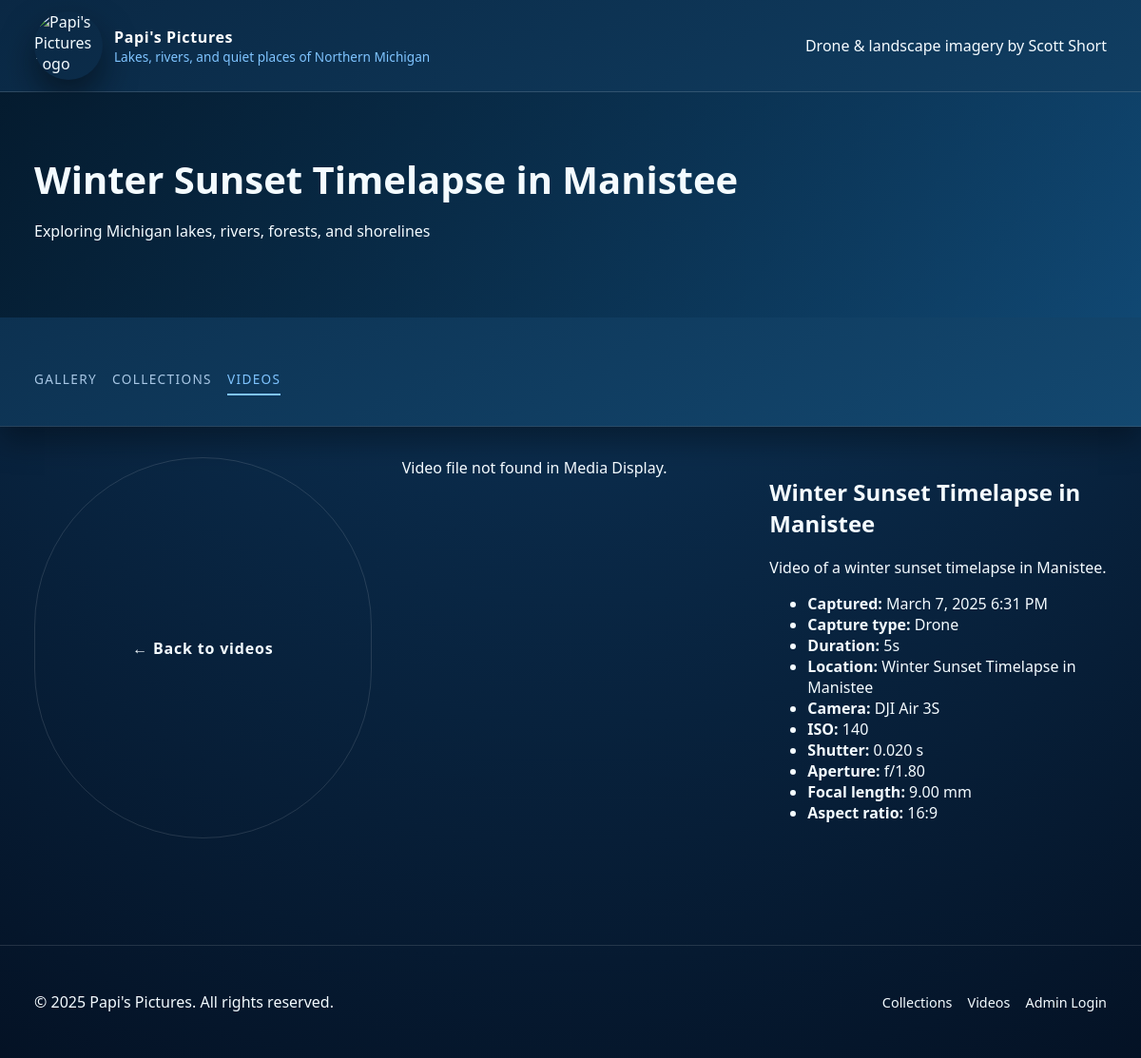
The page /AMPPS/www/final_project/video.php?id=47 on the database as committed earlier.
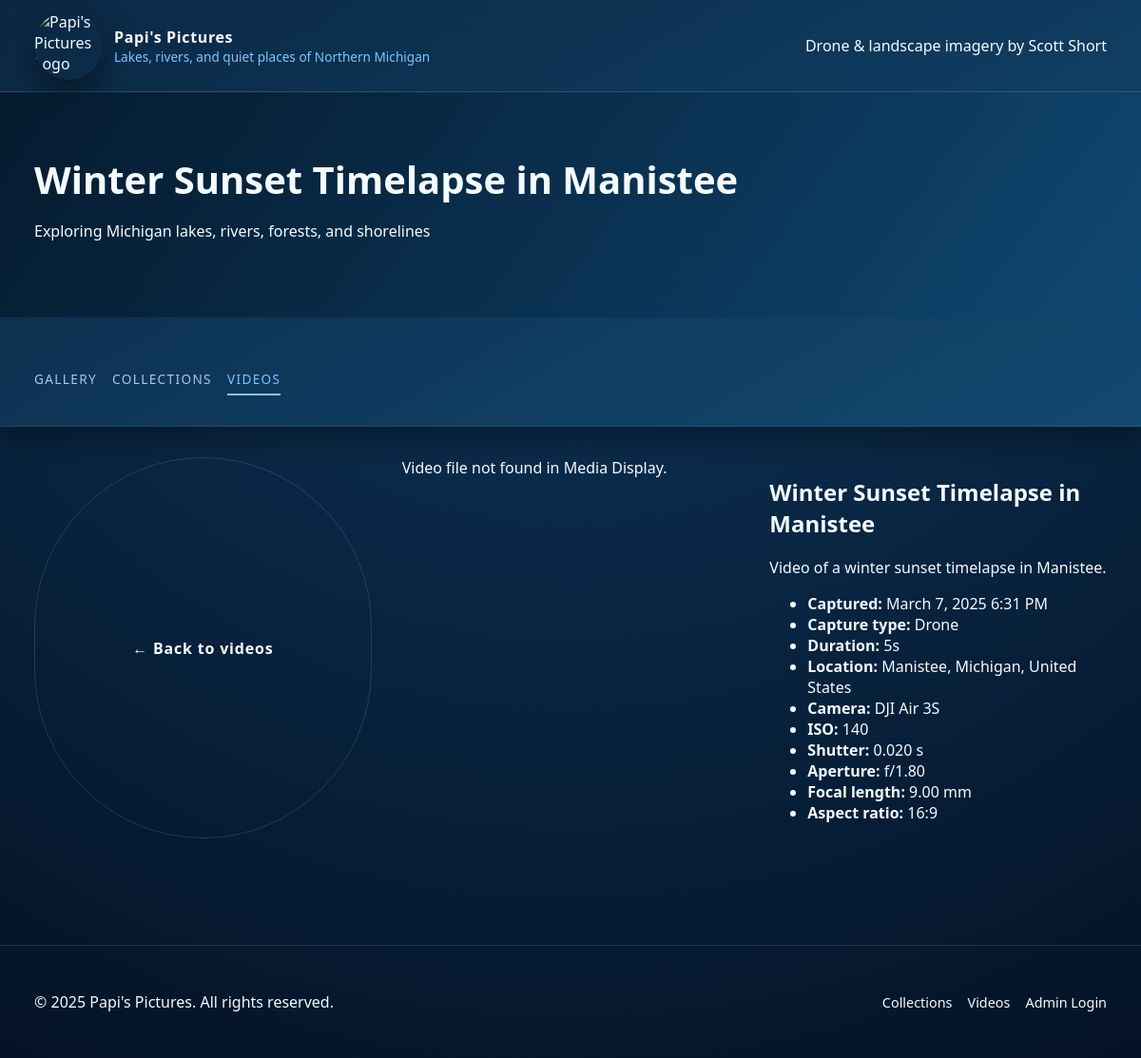
The same page on the database as committed later.
### tables this page shows
CREATE TABLE `videos` (
  `video_id` int NOT NULL,
  `file_path_full_resolution_logoless` varchar(500) NOT NULL,
  `capture_date_time` datetime NOT NULL,
  `duration_seconds` decimal(10,3) NOT NULL,
  `location_text` varchar(255) NOT NULL,
  `latitude` decimal(9,6) DEFAULT NULL,
  `longitude` decimal(9,6) DEFAULT NULL,
  `camera_make_model` varchar(100) DEFAULT NULL,
  `lens` varchar(100) DEFAULT NULL,
  `filters` varchar(100) DEFAULT NULL,
  `iso` int DEFAULT NULL,
  `shutter_speed` decimal(6,3) DEFAULT NULL,
  `aperture` decimal(4,2) DEFAULT NULL,
  `focal_length` decimal(6,2) DEFAULT NULL,
  `aspect_ratio` varchar(20) NOT NULL
);

CREATE TABLE `media` (
  `media_id` int NOT NULL,
  `media_type` varchar(50) NOT NULL,
  `title` varchar(255) NOT NULL,
  `description` text,
  `file_path_display` varchar(500) NOT NULL,
  `is_drone` tinyint(1) NOT NULL DEFAULT '0',
  `upload_date_time` datetime DEFAULT CURRENT_TIMESTAMP
);

### AMPPS/www/final_project/video.php (the view, shortened to what the changed rows need)
<?php
require_once __DIR__ . '/includes/bootstrap.php';
if (!function_exists('video_format_duration_simple')) {
    function video_format_duration_simple(?float $seconds): string
    {
        $seconds = (int)round($seconds);
        $m = intdiv($seconds, 60);
        return $seconds . 's';
    }
}
$videoId = isset($_GET['id']) ? (int)$_GET['id'] : 0;
$sql = "
    SELECT
        m.media_id,
        m.title,
        m.description,
        m.is_drone,
        m.file_path_display,
        m.upload_date_time,
        v.location_text,
        v.capture_date_time,
        v.duration_seconds,
        v.file_path_full_resolution_logoless,
        v.camera_make_model,
        v.lens,
        v.filters,
        v.iso,
        v.shutter_speed,
        v.aperture,
        v.focal_length,
        v.aspect_ratio
    FROM media m
    JOIN videos v ON v.video_id = m.media_id
    WHERE m.media_id = :id
";
$stmt = $pdo->prepare($sql);
$stmt->execute([':id' => $videoId]);
$video = $stmt->fetch(PDO::FETCH_ASSOC);
include __DIR__ . '/header.php';
?>
<section class="video-detail">
    <?php
        $displayDateRaw = $video['capture_date_time'] ?: $video['upload_date_time'];
        $displayDate    = '';
        if (!empty($displayDateRaw)) {
            try {
                $dt = new DateTime($displayDateRaw);
                $displayDate = $dt->format('F j, Y g:i A');
            } catch (Exception $e) {
                $displayDate = $displayDateRaw;
            }
        }
        $durationLabel = video_format_duration_simple(
            isset($video['duration_seconds']) ? (float)$video['duration_seconds'] : null
        );
    ?>
    <div class="video-info">
        <h2><?= htmlspecialchars($video['title']); ?></h2>
        <?php if (!empty($video['description'])): ?>
            <p><?= nl2br(htmlspecialchars($video['description'])); ?></p>
        <?php endif; ?>
        <ul class="video-meta-list">
            <?php if ($displayDate !== ''): ?>
                <li><strong>Captured:</strong> <?= htmlspecialchars($displayDate); ?></li>
            <?php endif; ?>
            <li>
                <strong>Capture type:</strong>
                <?= $video['is_drone'] ? 'Drone' : 'Traditional camera'; ?>
            </li>
            <?php if ($durationLabel !== ''): ?>
                <li><strong>Duration:</strong> <?= htmlspecialchars($durationLabel); ?></li>
            <?php endif; ?>
            <?php if (!empty($video['location_text'])): ?>
                <li><strong>Location:</strong> <?= htmlspecialchars($video['location_text']); ?></li>
            <?php endif; ?>
            <?php if (!empty($video['camera_make_model'])): ?>
                <li><strong>Camera:</strong> <?= htmlspecialchars($video['camera_make_model']); ?></li>
            <?php endif; ?>
            <?php if (!empty($video['iso'])): ?>
                <li><strong>ISO:</strong> <?= htmlspecialchars($video['iso']); ?></li>
            <?php endif; ?>
            <?php if (!empty($video['shutter_speed'])): ?>
                <li><strong>Shutter:</strong> <?= htmlspecialchars($video['shutter_speed']); ?> s</li>
            <?php endif; ?>
            <?php if (!empty($video['aperture'])): ?>
                <li><strong>Aperture:</strong> f/<?= htmlspecialchars($video['aperture']); ?></li>
            <?php endif; ?>
            <?php if (!empty($video['focal_length'])): ?>
                <li><strong>Focal length:</strong> <?= htmlspecialchars($video['focal_length']); ?> mm</li>
            <?php endif; ?>
            <?php if (!empty($video['aspect_ratio'])): ?>
                <li><strong>Aspect ratio:</strong> <?= htmlspecialchars($video['aspect_ratio']); ?></li>
            <?php endif; ?>
        </ul>
    </div>
</section>
<?php include __DIR__ . '/footer.php'; ?>

Rows that differ between the two databases and show on the page:
changed videos "DJI Air 3S": location_text "Winter Sunset Timelapse in Manistee" → "Manistee, Michigan, United States"
